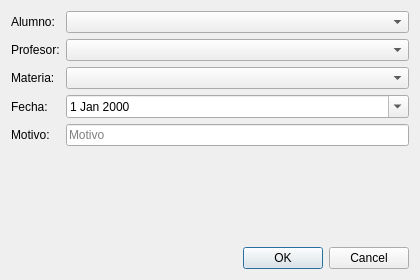
<?xml version="1.0" encoding="UTF-8"?>
<ui version="4.0">
 <class>FormularioFalta</class>
 <widget class="QDialog" name="FormularioFalta">
  <property name="geometry">
   <rect>
    <x>0</x>
    <y>0</y>
    <width>420</width>
    <height>280</height>
   </rect>
  </property>
  <property name="minimumSize">
   <size>
    <width>380</width>
    <height>0</height>
   </size>
  </property>
  <property name="windowTitle">
   <string>Registrar falta</string>
  </property>
  <layout class="QVBoxLayout" name="verticalLayout">
   <item>
    <layout class="QFormLayout" name="formLayout">
     <item row="0" column="0">
      <widget class="QLabel" name="label_alumno">
       <property name="text">
        <string>Alumno:</string>
       </property>
      </widget>
     </item>
     <item row="0" column="1">
      <widget class="QComboBox" name="combo_alumno"/>
     </item>
     <item row="1" column="0">
      <widget class="QLabel" name="label_profesor">
       <property name="text">
        <string>Profesor:</string>
       </property>
      </widget>
     </item>
     <item row="1" column="1">
      <widget class="QComboBox" name="combo_profesor"/>
     </item>
     <item row="2" column="0">
      <widget class="QLabel" name="label_materia">
       <property name="text">
        <string>Materia:</string>
       </property>
      </widget>
     </item>
     <item row="2" column="1">
      <widget class="QComboBox" name="combo_materia"/>
     </item>
     <item row="3" column="0">
      <widget class="QLabel" name="label_fecha">
       <property name="text">
        <string>Fecha:</string>
       </property>
      </widget>
     </item>
     <item row="3" column="1">
      <widget class="QDateEdit" name="fecha">
       <property name="calendarPopup">
        <bool>true</bool>
       </property>
      </widget>
     </item>
     <item row="4" column="0">
      <widget class="QLabel" name="label_motivo">
       <property name="text">
        <string>Motivo:</string>
       </property>
      </widget>
     </item>
     <item row="4" column="1">
      <widget class="QLineEdit" name="input_motivo">
       <property name="placeholderText">
        <string>Motivo</string>
       </property>
      </widget>
     </item>
    </layout>
   </item>
   <item>
    <widget class="QDialogButtonBox" name="buttonBox">
     <property name="orientation">
      <enum>Qt::Horizontal</enum>
     </property>
     <property name="standardButtons">
      <set>QDialogButtonBox::Cancel|QDialogButtonBox::Ok</set>
     </property>
    </widget>
   </item>
  </layout>
 </widget>
 <resources/>
 <connections/>
</ui>
